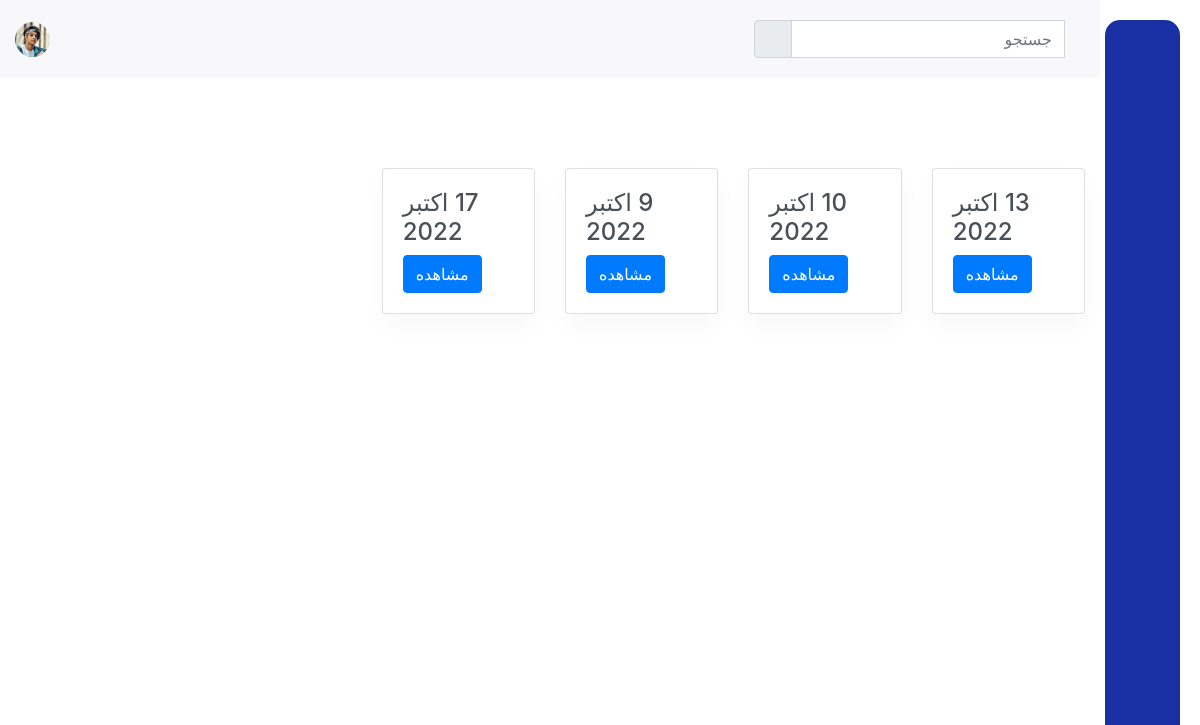
Before: /attendance-list/101/ (signed in) with the older database file.
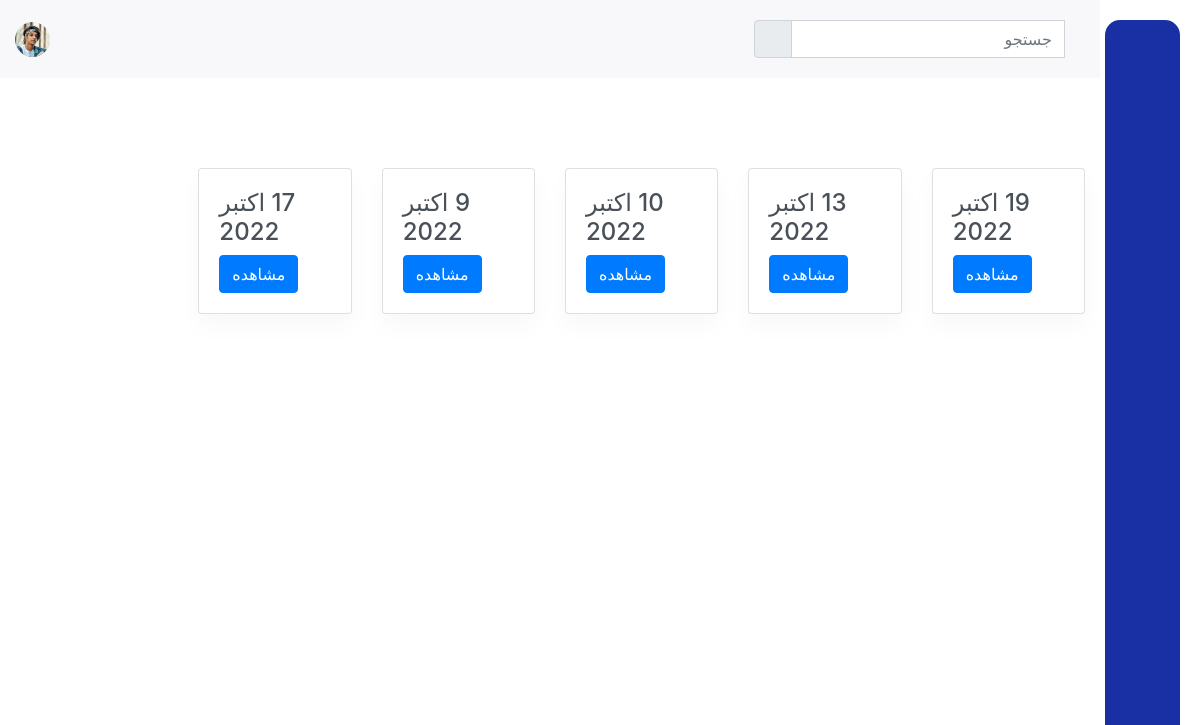
After: the same page with the newer database file.
### Student/models.py (models this page shows, shortened)
class Attendance(models.Model):
    student = models.ForeignKey(Student, on_delete=models.CASCADE)
    attendanceclass = models.ForeignKey(AttendanceClass, on_delete=models.CASCADE, default=1)
    date = models.DateField(auto_now_add=True)
    status = models.BooleanField(default=True)
    gheybat_text = models.CharField(max_length=500, null=True, blank=True)
    zang = models.ForeignKey(Zang, on_delete=models.CASCADE, null=True, blank=True)

### Student/views.py (the view)
class AttendanceList(LoginRequiredMixin, generic.View):
    login_url = 'account:login'
    template_name = 'attendance-list.html'
    def get(self, request, *args, **kwargs):
        class_id_number = kwargs.get('class_id_number')
        att = models.Attendance.objects.filter(attendanceclass__assign__class_id__number=class_id_number)
        date = []
        for i in att:
            date.append(i.date)
        c = {
            'dates': set(date),
            'class_id_number': class_id_number
        }
        return render(request, self.template_name, c)

### templates/attendance-list.html
{% extends 'base.html' %}
{% load static %}
{% block body %}
	<div id="main-wrapper">
	    <div class="content-body">
		<div class="container">
		    <div class="row mt-5">
            {% for d in dates %}
			<div class="col-xxl-2 col-xl-2 col-lg-4">
			    <div class="card">
				<div class="card-body">
				    <div class="invite-content">
					<h4>{{ d }}</h4>
					<a href="{% url 'student:attendance-edit' class_id_number d %}" class="btn btn-primary">مشاهده</a>
				    </div>
				</div>
			    </div>
			</div>
			{% endfor %}
		    </div>
		</div>
	    </div>
	</div>
{% endblock %}

Changed rows visible on the page:
added Attendance: dates "19 اکتبر 2022"
Other visible differences:
new list line: "مشاهده"
